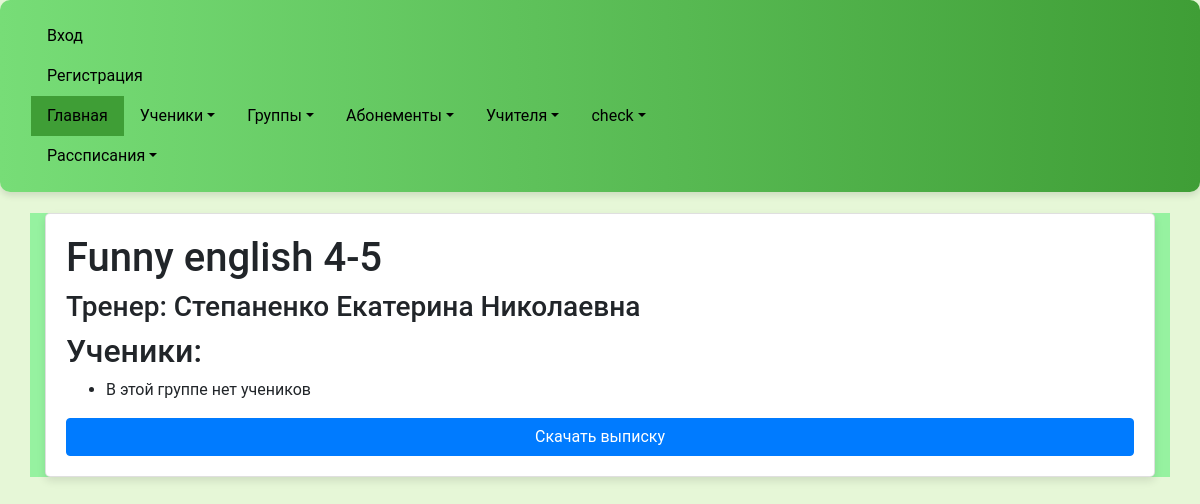
Before: /group/10/ with the older database file.
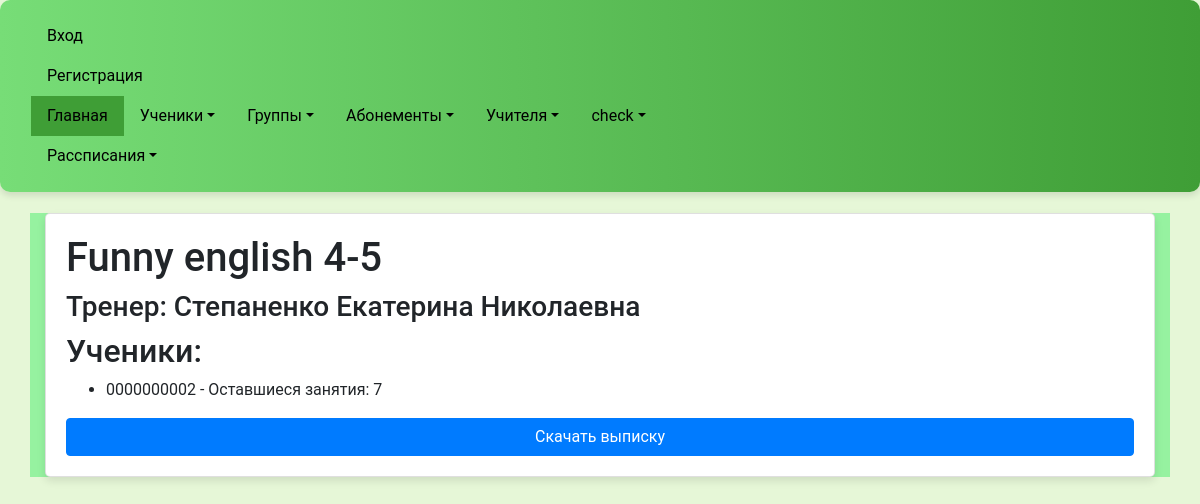
After: the same page with the newer database file.
### myapp/models.py (models this page shows, shortened)
class Subscription(models.Model):
    group = models.ForeignKey(Group, on_delete=models.CASCADE)
    client = models.ForeignKey(Client, on_delete=models.CASCADE)
    coach = models.ForeignKey(Coach, on_delete=models.CASCADE)
    lessons_count = models.IntegerField()
    attendance = models.BooleanField(default=False)
    price = models.DecimalField(max_digits=10, decimal_places=2)  # Добавляем поле для стоимости абонемента
    comment = models.TextField(blank=True, null=True)
    button_highlighted = models.BooleanField(default=False)
    date = models.DateTimeField(auto_now_add=True)  # Добавляем поле для даты создания
    end_date = models.DateTimeField()  # Добавляем поле для даты окончания абонемента
    lesson_schedule = models.ForeignKey(LessonSchedule, on_delete=models.CASCADE)

class Client(models.Model):
    full_name = models.CharField(max_length=255)
    birth_date = models.DateField()
    phone_number = models.CharField(max_length=20)
    parent_name = models.CharField(max_length=255)
    address = models.CharField(max_length=255, default='Unknown Address')  # Add a default value here
    card_number = models.CharField(max_length=100, unique=True)
    group_obj = models.ForeignKey('Group', on_delete=models.SET_NULL, null=True, blank=True)
    date_joined = models.DateField()

### myapp/views.py (the view, shortened to what this page needs)
# urls.py: path('group/<int:pk>/', views.GroupDetailView.as_view(), name='group-detail'),
class GroupDetailView(DetailView):
    model = Group
    template_name = 'group_detail.html'
    context_object_name = 'group'

### myapp/models.py (called while the page is built)
    def __str__(self):
        return self.full_name

### myapp/templates/group_detail.html
{% extends 'base.html' %}
{% block content %}
<div class="container">
    <div class="card">
    <h1>{{ group.name }}</h1>
    <h3>Тренер: {{ group.coach }}</h3>
    <h2>Ученики:</h2>
    <ul>
        {% for subscription in group.subscription_set.all %}
            <li>{{ subscription.client.full_name }} - Оставшиеся занятия: {{ subscription.lessons_count }}</li>
        {% empty %}
            <li>В этой группе нет учеников</li>
        {% endfor %}
    </ul>
    <a href="{% url 'download_report' group.id %}" class="btn btn-primary">Скачать выписку</a>
    </div>
</div>
{% endblock %}

Changed rows visible on the page:
added Subscription: client.full_name "0000000002", lessons_count "7"
Other visible differences:
text no longer shown: "В этой группе нет учеников"
